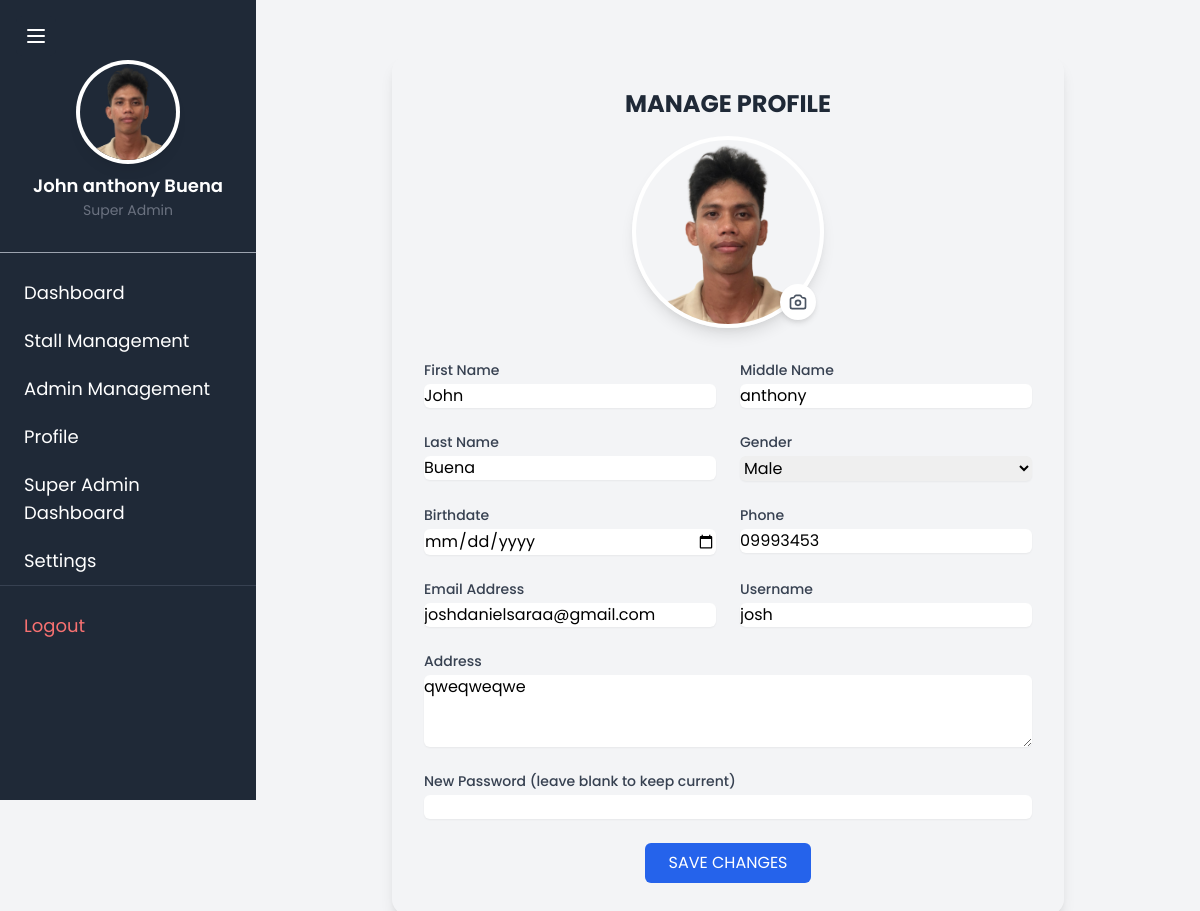
The app's page /super-admin/profile/ (signed in), older data.
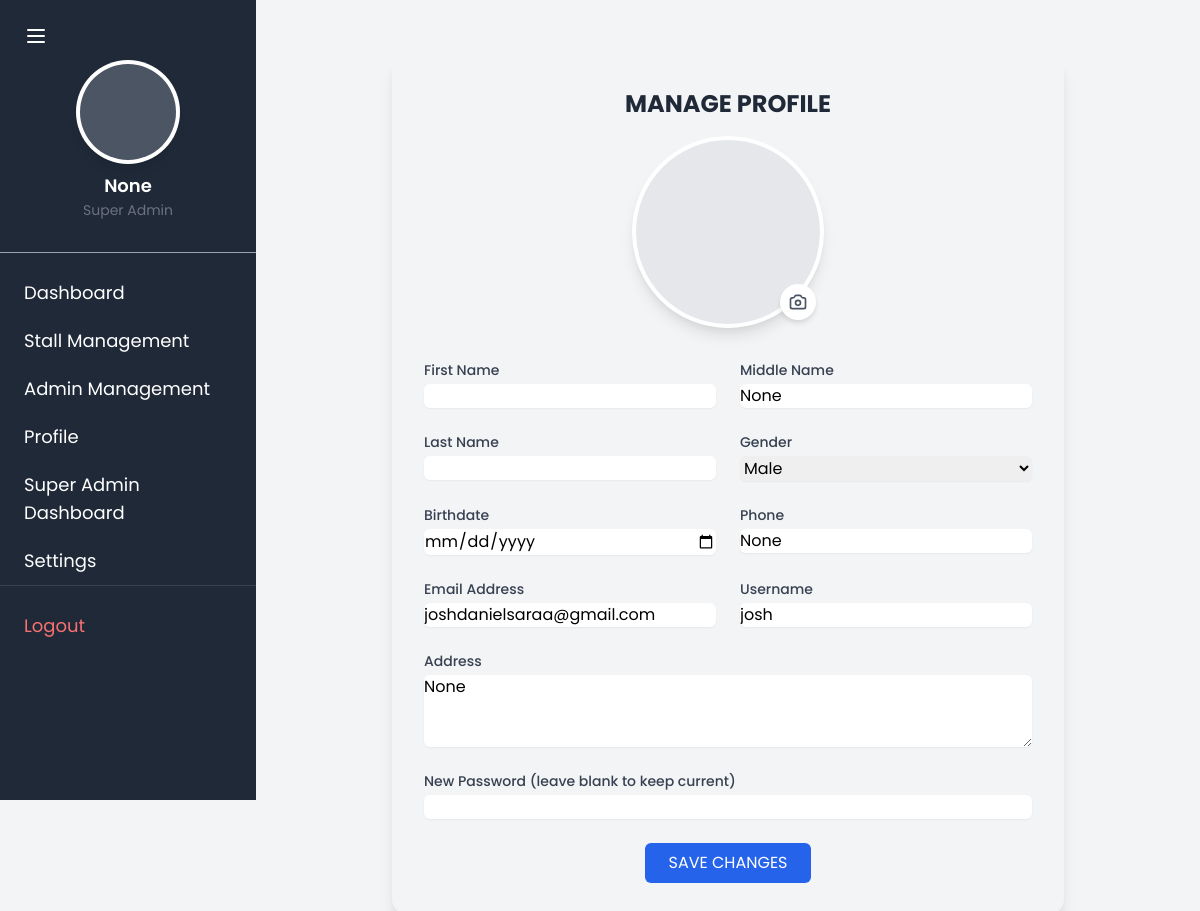
The same page, newer data.
### TriadApp/models.py (models this page shows)
class CustomUser(AbstractUser):
    middle_name = models.CharField(max_length=50, blank=True, null=True)
    gender = models.CharField(max_length=10, blank=True, null=True)
    birthdate = models.DateField(null=True, blank=True)
    phone = models.CharField(max_length=15, blank=True, null=True)
    address = models.TextField(blank=True, null=True)
    profile_image = models.ImageField(upload_to='profile_images/', blank=True, null=True)
    groups = models.ManyToManyField(
        'auth.Group',
        related_name='custom_user_set',
        blank=True,
        help_text='The groups this user belongs to. A user will get all permissions granted to each of their groups.',
        verbose_name='groups',
    )
    user_permissions = models.ManyToManyField(
        'auth.Permission',
        related_name='custom_user_set',
        blank=True,
        help_text='Specific permissions for this user.',
        verbose_name='user permissions',
    )
    class Meta:
        db_table = 'custom_user'

### TriadApp/super_admin.py (the view)
# urls.py: path('super-admin/profile/', super_admin.super_admin_profile, name='super_admin_profile'),
@superuser_required
def super_admin_profile(request):
    return render(request, 'TriadApp/superadmin/super_admin_profile.html', {
        'user': request.user,
        'super_admin': request.user
    })

### TriadApp/templates/TriadApp/superadmin/super_admin_profile.html (shortened to what the changed rows need)
{% extends 'TriadApp/superadmin/super_admin.html' %}
{% block content %}
<div class="max-w-2xl mx-auto my-8">
    <div class="bg-gradient-to-b from-orange-50 to-orange-100 rounded-2xl shadow-lg p-8">
        <div class="text-center mb-8">
            <h1 class="text-2xl font-bold text-gray-800 mb-4">MANAGE PROFILE</h1>
            <div class="relative w-48 h-48 mx-auto mb-6">
                {% if user.profile_image %}
                    <img src="{{ user.profile_image.url }}"
                         alt="Profile Picture"
                         class="w-full h-full rounded-full object-cover border-4 border-white shadow-lg"
                         id="profilePreview">
                {% else %}
                    <div class="w-full h-full rounded-full bg-gray-200 border-4 border-white shadow-lg"
                         id="profilePreview"></div>
                {% endif %}
                <label for="profileImage"
                       class="absolute bottom-2 right-2 bg-white rounded-full p-2 shadow-md cursor-pointer hover:bg-gray-50">
                </label>
            </div>
        </div>
        <form method="POST" enctype="multipart/form-data" class="space-y-6" id="profileForm">
            <div class="grid grid-cols-2 gap-6">
                <div>
                    <label for="firstname" class="block text-sm font-medium text-gray-700">First Name</label>
                    <input type="text" id="firstname" name="firstname" value="{{ user.first_name }}"
                           class="mt-1 block w-full rounded-md border-gray-300 shadow-sm focus:border-blue-500 focus:ring-blue-500">
                </div>
                <div>
                    <label for="middle_name" class="block text-sm font-medium text-gray-700">Middle Name</label>
                    <input type="text" id="middle_name" name="middle_name" value="{{ user.middle_name }}"
                           class="mt-1 block w-full rounded-md border-gray-300 shadow-sm focus:border-blue-500 focus:ring-blue-500">
                </div>
                <div>
                    <label for="lastname" class="block text-sm font-medium text-gray-700">Last Name</label>
                    <input type="text" id="lastname" name="lastname" value="{{ user.last_name }}"
                           class="mt-1 block w-full rounded-md border-gray-300 shadow-sm focus:border-blue-500 focus:ring-blue-500">
                </div>
                <div>
                    <label for="gender" class="block text-sm font-medium text-gray-700">Gender</label>
                    <select id="gender" name="gender"
                            class="mt-1 block w-full rounded-md border-gray-300 shadow-sm focus:border-blue-500 focus:ring-blue-500">
                        <option value="Male" {% if user.gender == 'Male' %}selected{% endif %}>Male</option>
                    </select>
                </div>
                <div>
                    <label for="phone" class="block text-sm font-medium text-gray-700">Phone</label>
                    <input type="tel" id="phone" name="phone" value="{{ user.phone }}"
                           class="mt-1 block w-full rounded-md border-gray-300 shadow-sm focus:border-blue-500 focus:ring-blue-500">
                </div>
                <div>
                    <label for="email" class="block text-sm font-medium text-gray-700">Email Address</label>
                    <input type="email" id="email" name="email" value="{{ user.email }}"
                           class="mt-1 block w-full rounded-md border-gray-300 shadow-sm focus:border-blue-500 focus:ring-blue-500">
                </div>
                <div>
                    <label for="username" class="block text-sm font-medium text-gray-700">Username</label>
                    <input type="text" id="username" name="username" value="{{ user.username }}"
                           class="mt-1 block w-full rounded-md border-gray-300 shadow-sm focus:border-blue-500 focus:ring-blue-500">
                </div>
                <div class="col-span-2">
                    <label for="address" class="block text-sm font-medium text-gray-700">Address</label>
                    <textarea id="address" name="address" rows="3"
                              class="mt-1 block w-full rounded-md border-gray-300 shadow-sm focus:border-blue-500 focus:ring-blue-500">{{ user.address }}</textarea>
                </div>
            </div>
        </form>
    </div>
</div>
{% endblock %}

### TriadApp/templates/TriadApp/superadmin/super_admin.html (shortened to what this page needs)
<!DOCTYPE html>
<html lang="en">
<head>
    <link href="https://cdn.jsdelivr.net/npm/tailwindcss@2.2.16/dist/tailwind.min.css" rel="stylesheet">
</head>
<body class="bg-gray-100">
    <div class="flex">
        <button id="sidebarToggle" class="fixed top-4 left-4 z-50 p-2 bg-gray-800 text-white rounded-md hover:bg-gray-700">
            <svg class="w-6 h-6" fill="none" stroke="currentColor" viewBox="0 0 24 24">
                <path stroke-linecap="round" stroke-linejoin="round" stroke-width="2" d="M4 6h16M4 12h16M4 18h16" />
            </svg>
        </button>
        <div id="sidebar" class="w-64 h-screen bg-gray-800 text-white fixed sidebar">
            <div class="p-4 border-b border-gray-400 mt-10">
                <div class="flex flex-col items-center space-y-3 mb-4 mt-2">
                    {% if super_admin.profile_image %}
                        <div class="w-24 h-24 rounded-full overflow-hidden ring-4 ring-white shadow-lg">
                            <img id="profile"
                                 src="{{ super_admin.profile_image.url }}"
                                 alt="Profile Picture"
                                 class="w-full h-full object-cover">
                        </div>
                    {% else %}
                        <div id="profileFallback"
                             class="w-24 h-24 rounded-full bg-gray-600 flex items-center justify-center ring-4 ring-white shadow-lg">
                        </div>
                    {% endif %}
                    <div class="text-center">
                        <h2 class="text-lg font-semibold text-white-800">
                            {{ super_admin.first_name }} {{ super_admin.middle_name }} {{ super_admin.last_name }}
                        </h2>
                        <p class="text-sm text-gray-500">
                            Super Admin
                        </p>
                    </div>
                </div>
            </div>
            <nav class="mt-4">
                <ul>
                    <li>
                        <a href="{% url 'super_admin' %}" class="block py-2.5 px-6 text-lg hover:bg-gray-700">Dashboard</a>
                    </li>
                    <li>
                        <a href="{% url 'add_stall' %}" class="block py-2.5 px-6 text-lg hover:bg-gray-700">Stall Management</a>
                    </li>
                    <li>
                        <a href="{% url 'register_admin' %}" class="block py-2.5 px-6 text-lg hover:bg-gray-700">Admin Management</a>
                    </li>
                    <li>
                        <a href="{% url 'super_admin_profile' %}" class="block py-2.5 px-6 text-lg hover:bg-gray-700">Profile</a>
                    </li>
                    <li>
                        <a href="{% url 'admin:index' %}" class="block py-2.5 px-6 text-lg hover:bg-gray-700">Super Admin Dashboard</a>
                    </li>
                    <li>
                        <a href="#" class="block py-2.5 px-6 text-lg hover:bg-gray-700">Settings</a>
                    </li>
                    <li class="mt-auto border-t border-gray-700 pt-4">
                        <a href="{% url 'logout' %}"
                           class="block py-2.5 px-6 text-lg text-red-400 hover:bg-gray-700 hover:text-red-300">
                            <div class="flex items-center">
                                <span>Logout</span>
                            </div>
                        </a>
                    </li>
                </ul>
            </nav>
        </div>
        <div id="mainContent" class="flex-1 ml-64 p-6">
            {% block content %}{% endblock %}
        </div>
    </div>
</body>
</html>

Row changes from the older to the newer data that the page shows:
changed CustomUser "joshdanielsaraa@gmail.com": middle_name "anthony" → "None"; phone "09993453" → "None"; address "qweqweqwe" → "None"; profile_image: picture removed; first_name "John" → (not shown); last_name "Buena" → (not shown); firstname "John" → (not shown); lastname "Buena" → (not shown); gender "Male" → (not shown)
Text that changed along with them:
form field gender: (not shown) → "Male"
